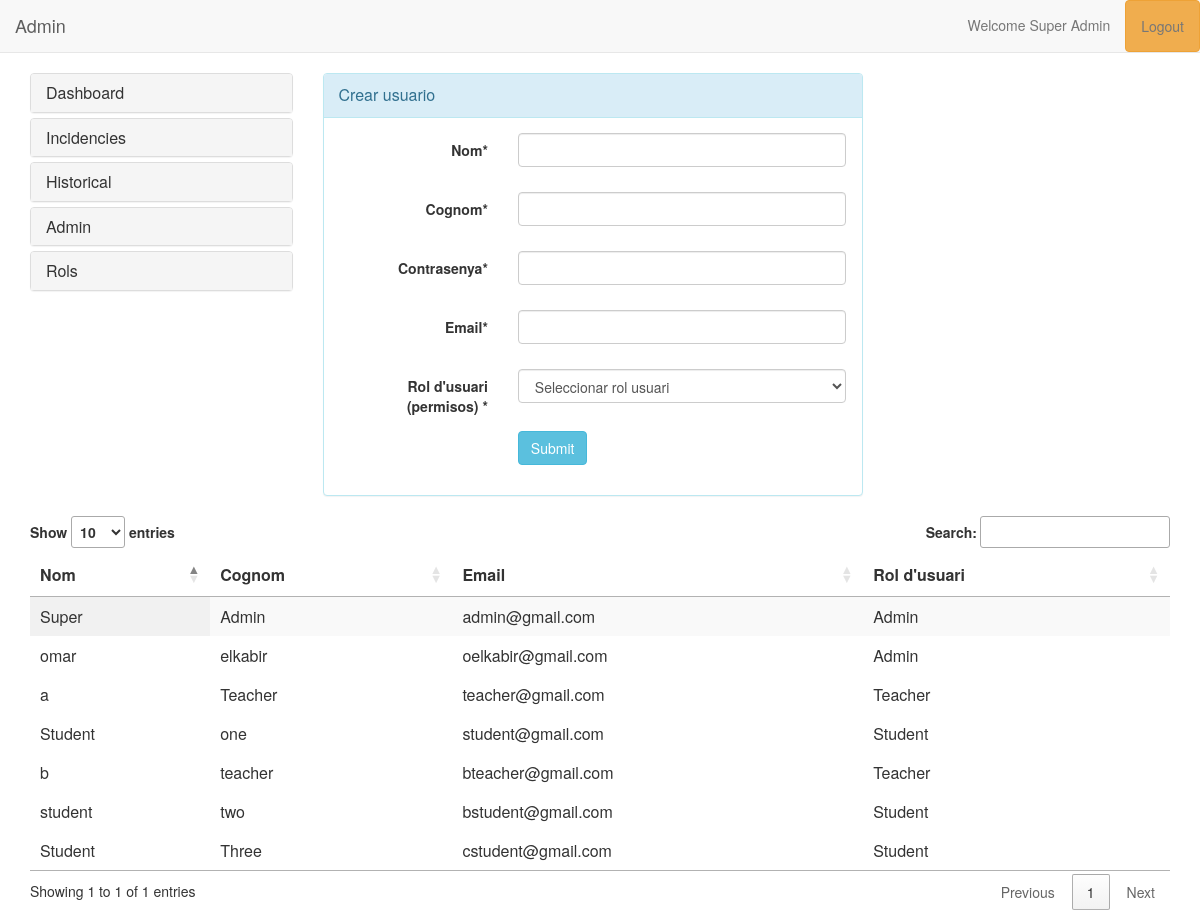
/Ticketing/admin.php (signed in), run on the app's committed database.
### tables this page shows
CREATE TABLE `tbl_user` (
  `id` int(11) NOT NULL,
  `firstname` varchar(50) NOT NULL,
  `lastname` varchar(50) NOT NULL,
  `email` varchar(100) NOT NULL,
  `password` varchar(100) NOT NULL,
  `role` varchar(20) NOT NULL
);

### Ticketing/admin.php (the view, shortened to what this page needs)
<?php
    include "header.php";
?>
    <div class="container">
        <div id="signupbox" class="mainbox col-md-6 col-sm-8">
            <div class="panel panel-info">
                <div class="panel-heading">
                    <div class="panel-title">Crear usuario</div>
                </div>
                <div class="panel-body">
                    <form class="form-horizontal" method="post" action="#">
                        <div class="form-group required">
                            <label class="control-label col-md-4 requiredField">Nom<span class="asteriskField">*</span> </label>
                            <div class="controls col-md-8 ">
                                <input type="text" class="input-md textinput textInput form-control" name="txtFirstname" style="margin-bottom: 10px" required/>
                            </div>
                        </div>
                         <div class="form-group required">
                            <label class="control-label col-md-4 requiredField">Cognom<span class="asteriskField">*</span> </label>
                            <div class="controls col-md-8 ">
                                <input type="text" class="input-md textinput textInput form-control" name="txtLastname" style="margin-bottom: 10px" required/>
                            </div>
                        </div>
                         <div class="form-group required">
                            <label class="control-label col-md-4 requiredField">Contrasenya<span class="asteriskField">*</span> </label>
                            <div class="controls col-md-8 ">
                                <input type="text" class="input-md textinput textInput form-control" name="txtPassword" style="margin-bottom: 10px" required/>
                            </div>
                        </div>
                        <div class="form-group required">
                            <label class="control-label col-md-4 requiredField">Email<span class="asteriskField">*</span> </label>
                            <div class="controls col-md-8 ">
                                <input type="email" class="input-md textinput textInput form-control" name="txtEmail" style="margin-bottom: 10px" required/>
                            </div>
                        </div>
                        <div class="form-group required">
                            <label class="control-label col-md-4 requiredField">Rol d'usuari (permisos) <span class="asteriskField">*</span> </label>
                            <div class="controls col-md-8 ">
                                <select class="input-md textinput textInput form-control" name="txtRole" style="margin-bottom: 10px" required>
                                    <option value="">Seleccionar rol usuari</option>
                                </select>
                            </div>
                        </div>
                        <div class="form-group">
                            <div class="aab controls col-md-4 "></div>
                            <div class="controls col-md-8 ">
                                <input type="submit" name="Signup" value="Submit" class="btn btn-primary btn btn-info" id="submit-id-signup" />
                            </div>
                        </div>
                    </form>
                </div>
            </div>
        </div>
    </div>
    <div class="container">
        <div iclass="mainbox col-md-9 col-sm-9">
            <table id="example" class="display" style="width:100%">
                <thead>
                    <tr>
                        <th>Nom</th>
                        <th>Cognom</th>
                        <th>Email</th>
                        <th>Rol d'usuari</th>
                    </tr>
                </thead>
                <?php
                        $users = mysqli_query($con, "SELECT `firstname`, `lastname`, `email`, `password`, `role` FROM `tbl_user`");
                        while($ic=mysqli_fetch_assoc($users)){
                        ?>
                <tbody>
                    <tr>
                        <td><? echo $ic["firstname"] ?></td>
                        <td><? echo $ic["lastname"] ?></td>
                        <td><? echo $ic["email"] ?></td>
                        <td><? echo $ic["role"] ?></td>
                    </tr>
                </tbody>
                <?php
                        }
                ?>
            </table>
        </div>
        </div>
    </div>
    </body>
</html>

### Ticketing/header.php (shortened to what this page needs)
<html>
    <head>
        <link href="//maxcdn.bootstrapcdn.com/bootstrap/3.3.0/css/bootstrap.min.css" rel="stylesheet" id="bootstrap-css">
        <link href="https://cdn.datatables.net/1.10.21/css/jquery.dataTables.min.css" rel="stylesheet">
    </head>
    <body>
	<nav class="navbar navbar-default navbar-static-top">
		<div class="container-fluid">
			<div class="navbar-header">
				<a class="navbar-brand" href="#">
					<?php echo $_SESSION["role"]; ?>
				</a>
			</div>
			<div class="collapse navbar-collapse" id="bs-example-navbar-collapse-1">
				<ul class="nav navbar-nav navbar-right">
					<li><a>Welcome <?php echo $_SESSION["fullname"]; ?></a></li>
					<li><a class="btn btn-warning" href="logout.php">Logout</a></li>
				</ul>
			</div>
		</div>
	</nav>
	<div class="container-fluid">
		<div class="col col-md-3">
		<?php
		    if($_SESSION["role"]=="Admin"){
	    ?>
			<div class="panel-group" id="accordion">
			    <div class="panel panel-default">
				<div class="panel-heading">
				  <h4 class="panel-title">
					<a href="dashboard.php">Dashboard</a>
				  </h4>
				</div>
			  </div>
			  <div class="panel panel-default">
				<div class="panel-heading">
				  <h4 class="panel-title">
					<a href="incidencies.php">Incidencies</a>
				  </h4>
				</div>
			  </div>
			  <div class="panel panel-default">
				<div class="panel-heading">
				  <h4 class="panel-title">
					<a href="historic.php">Historical</a>
				  </h4>
				</div>
			  </div>
			  <div class="panel panel-default">
				<div class="panel-heading">
				  <h4 class="panel-title">
					<a href="admin.php">Admin</a>
				  </h4>
				</div>
			  </div>
			  <div class="panel panel-default">
				<div class="panel-heading">
				  <h4 class="panel-title">
					<a href="role.php">Rols</a>
				  </h4>
				</div>
			  </div>
			</div>
			<?php
		    }else if($_SESSION["role"]=="Teacher"){
	        ?>
	        <div class="panel-group" id="accordion">
			  <div class="panel panel-default">
				<div class="panel-heading">
				  <h4 class="panel-title">
					<a href="incidencies.php">Incidencies</a>
				  </h4>
				</div>
			  </div>
			  <div class="panel panel-default">
				<div class="panel-heading">
				  <h4 class="panel-title">
					<a href="historic.php">Historical</a>
				  </h4>
				</div>
			  </div>
			</div>
	        <?php
		    }else if($_SESSION["role"]=="Student"){
	        ?>
	        <div class="panel-group" id="accordion">
			  <div class="panel panel-default">
				<div class="panel-heading">
				  <h4 class="panel-title">
					<a href="incidencies.php">Incidencies</a>
				  </h4>
				</div>
			  </div>
			  <div class="panel panel-default">
				<div class="panel-heading">
				  <h4 class="panel-title">
					<a href="historic.php">Historical</a>
				  </h4>
				</div>
			  </div>
			</div>
	        <?php
		    }
		    ?>
		</div>

### data on the page
tbl_user: firstname "Super", lastname "Admin", email "admin@gmail.com", role "Admin"
tbl_user: firstname "omar", lastname "elkabir", email "oelkabir@gmail.com", role "Admin"
tbl_user: firstname "a", lastname "Teacher", email "teacher@gmail.com", role "Teacher"
tbl_user: firstname "Student", lastname "one", email "student@gmail.com", role "Student"
tbl_user: firstname "b", lastname "teacher", email "bteacher@gmail.com", role "Teacher"
tbl_user: firstname "student", lastname "two", email "bstudent@gmail.com", role "Student"
tbl_user: firstname "Student", lastname "Three", email "cstudent@gmail.com", role "Student"

### other printed values
$_SESSION["role"] "Admin"
$_SESSION["fullname"] "Super Admin"
